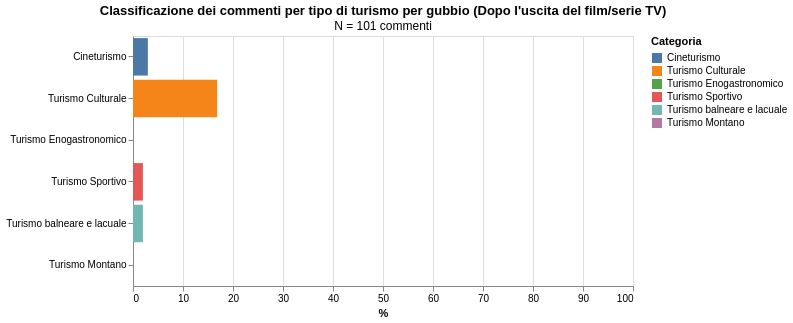

Specify this chart in Vega-Lite:
### Vega-Lite specification from a JSON file in a GitHub repository (floating-point values rounded to 4 significant figures)
{"config": {"view": {"continuousWidth": 300, "continuousHeight": 300}}, "data": {"name": "data-e2e4a170865b9fb5343997a8a71a5c53"}, "mark": {"type": "bar"}, "encoding": {"color": {"field": "Categoria", "scale": {"domain": ["Cineturismo", "Turismo Culturale", "Turismo Enogastronomico", "Turismo Sportivo", "Turismo balneare e lacuale", "Turismo Montano"], "range": ["#4C78A8", "#F58518", "#54A24B", "#E45756", "#72B7B2", "#B279A2"]}, "title": "Categoria", "type": "nominal"}, "tooltip": [{"field": "Location", "type": "nominal"}, {"field": "Categoria", "type": "nominal"}, {"field": "Percentuale", "format": ".1f", "type": "quantitative"}, {"field": "N_categoria", "title": "N", "type": "quantitative"}], "x": {"field": "Percentuale", "scale": {"domain": [0, 100]}, "title": "%", "type": "quantitative"}, "y": {"field": "Categoria", "sort": ["Cineturismo", "Turismo Culturale", "Turismo Enogastronomico", "Turismo Sportivo", "Turismo balneare e lacuale", "Turismo Montano"], "title": null, "type": "nominal"}}, "height": 250, "title": {"text": "Classificazione dei commenti per tipo di turismo per gubbio (Dopo l'uscita del film/serie TV)", "subtitle": "N = 101 commenti"}, "width": 500, "$schema": "https://vega.github.io/schema/vega-lite/v5.20.1.json", "datasets": {"data-e2e4a170865b9fb5343997a8a71a5c53": [{"Location": "gubbio", "Categoria": "Cineturismo", "Percentuale": 2.97, "Tipo": "Commenti", "N_totale": 101, "N_categoria": 3}, {"Location": "gubbio", "Categoria": "Turismo Culturale", "Percentuale": 16.83, "Tipo": "Commenti", "N_totale": 101, "N_categoria": 17}, {"Location": "gubbio", "Categoria": "Turismo Enogastronomico", "Percentuale": 0.0, "Tipo": "Commenti", "N_totale": 101, "N_categoria": 0}, {"Location": "gubbio", "Categoria": "Turismo Sportivo", "Percentuale": 1.98, "Tipo": "Commenti", "N_totale": 101, "N_categoria": 2}, {"Location": "gubbio", "Categoria": "Turismo balneare e lacuale", "Percentuale": 1.98, "Tipo": "Commenti", "N_totale": 101, "N_categoria": 2}, {"Location": "gubbio", "Categoria": "Turismo Montano", "Percentuale": 0.0, "Tipo": "Commenti", "N_totale": 101, "N_categoria": 0}]}}
